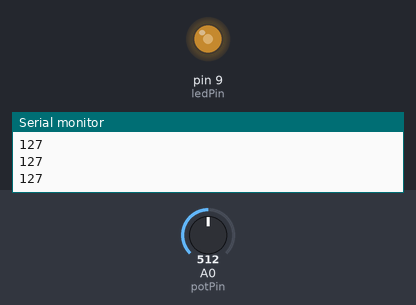
This sketch was run on a simulated Arduino Uno, built with avr-gcc and run on an emulated ATmega328P. Parts: output pins drawn as LEDs (lit = HIGH), the last lines printed to the serial monitor. Inputs (shaded band) come from the test bench; at power-on: A0 (potPin) = 512.

Above: at 1.2 s.
1.3 s: A0 (potPin) set to 716
At 2.5 s:
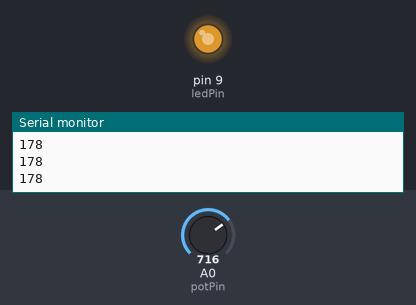
2.8 s: A0 (potPin) set to 900
At 4.0 s:
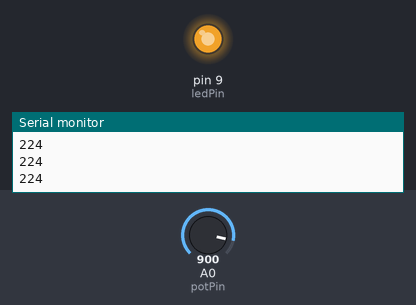
4.3 s: A0 (potPin) set to 122
At 5.3 s:
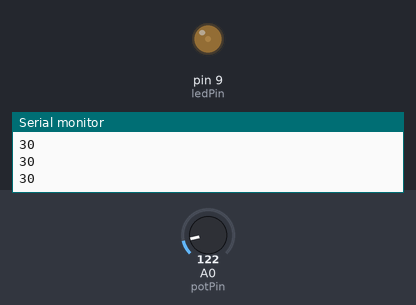
5.8 s: A0 (potPin) set to 0
At 6.6 s:
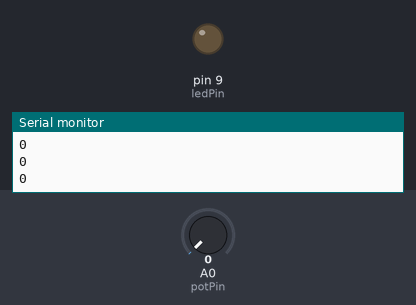
7.3 s: A0 (potPin) set to 511
At 7.9 s:
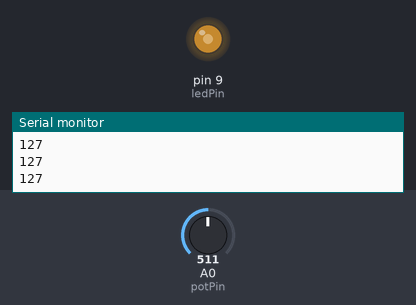
Timing chart, 0 to 9.8 s (numbered marks = the images above; inputs shaded):
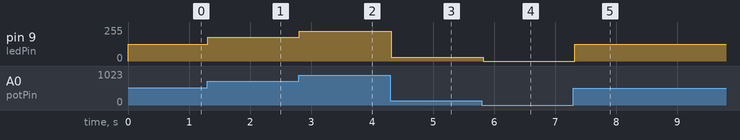

Measured:
- after the input at 1.3 s, pin 9 (ledPin): 127/255 → 178/255 at once
- after the input at 2.8 s, pin 9 (ledPin): 178/255 → 224/255 at once
- after the input at 4.3 s, pin 9 (ledPin): 224/255 → 30/255 at once
- after the input at 5.8 s, pin 9 (ledPin): 30/255 → 0/255 at once
- after the input at 7.3 s, pin 9 (ledPin): 0/255 → 127/255 at once

The sketch:

Ejemplo1_Entradas_Salidas.ino
```cpp
int potPin = A0;  // Pin del potenciómetro
int ledPin = 9;   // Pin PWM para el LED
int potValue;     // Variable para almacenar el valor del potenciómetro

void setup() {
    pinMode(ledPin, OUTPUT);   // Configura el pin del LED como salida
    Serial.begin(9600);        // Inicia la comunicación serial
}

void loop() {
    potValue = analogRead(potPin);//Lee el valor del potenciómetro
    int brightness = map(potValue, 0, 1023, 0, 255); // Mapea de 0-1023 a 0-255
    analogWrite(ledPin, brightness);// Ajusta el brillo del LED
    Serial.println(brightness);// Imprime el valor en el monitor serial
    delay(100);           // Pausa breve para estabilidad
}
```
